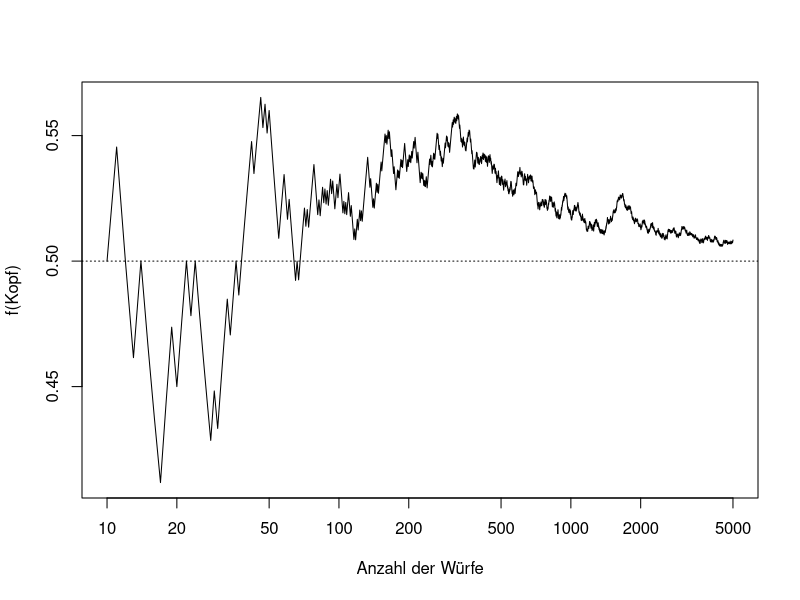

Reproduce this figure in R.
library("xtable")
B <- 5000
x <- runif(B)>0.5
h <- cumsum(x)
f <- h/(1:B)
pdf("pic_coin.pdf")
plot(10:B, f[-(1:9)], type="l", log="x",
    xlab="Anzahl der Würfe", ylab="f(Kopf)")
abline(h=0.5, lty="dotted")
dev.off()
n <- c(10,20,40,80,100,200,1000,5000)
tab <- cbind(n, h[n], f[n])
colnames(tab) <- c("n", "h(Kopf)", "f(Kopf)")
sink(file = "pic_coin.tex")
print(xtable(tab, digits=c(0,0,0,3)), format.args=list(decimal.mark = ","), include.rownames=F)
sink()
